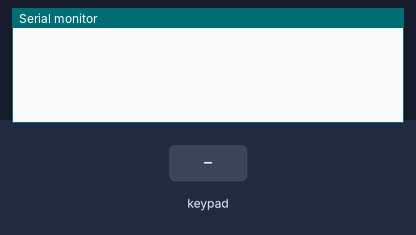
The sketch below on a simulated Arduino Leonardo, built with avr-gcc and run on an emulated ATmega32U4. Shown: the last lines printed to the serial monitor. Inputs (shaded band) come from the test bench.

Above: at 1.2 s.
1.3 s: key '1' pressed
At 2.5 s:
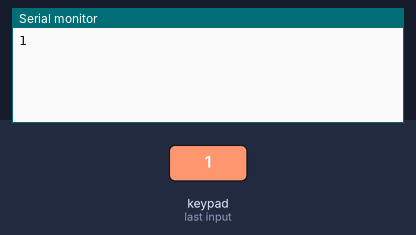
2.8 s: keypad keys 3 4 5 A pressed 0.4 s apart
At 4.4 s:
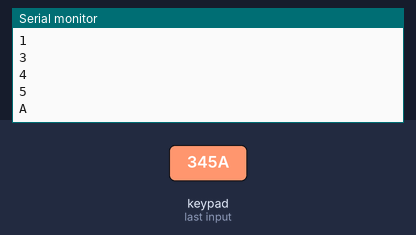
5.9 s: key 'B' pressed
At 7.1 s:
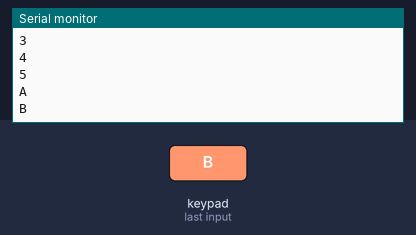
7.4 s: keypad keys 6 7 8 9 pressed 0.4 s apart
At 9.1 s:
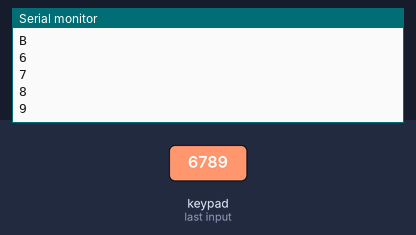
Timing chart, 0 to 10.6 s (numbered marks = the images above; inputs shaded):
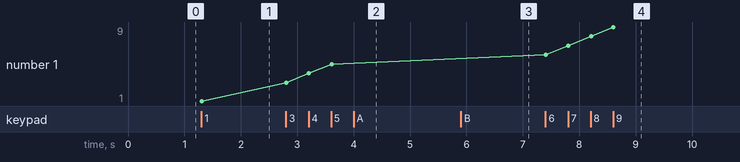

The sketch:

keyboard.2.ino
```cpp
#include <Keyboard.h>
#include <Keypad.h>

const byte ROWS = 3;  //橫的
const byte COLS = 4;  //直的

char keys [ROWS][COLS] = {
  {'1','2','3','4'},
  {'5','6','7','8'},
  {'9','0','A','B'}
} ;
                                 //按鍵對應
/*String keys [ROWS][COLS] = {
{"KEY_F13","KEY_F14","KEY_F15","KEY_F16"},
{"KEY_F17","KEY_F18","KEY_F19","KEY_F20"},
{"KEY_F21","KEY_F22","KEY_F23","KEY_F24"}
} ; */

byte rowPins[ROWS] = {3,4,5};   //定義橫的腳位
byte colPins[COLS] = {6,7,8,9}; //定義直的腳位

Keypad myKeypad = Keypad(makeKeymap(keys), rowPins, colPins, ROWS, COLS);

void setup() {
  Serial.begin(9600);
}


void loop() {

  char key = myKeypad.getKey(); //讀取按鍵的字元

  if (key){  // 若有按鍵被按下
    Serial.println(key);  // 顯示按鍵的字元
    switch (key) {
      case '1': //按下Key1
      Keyboard.press(KEY_F13)  ;
      break;
      case '2': //按下Key2
      Keyboard.press(KEY_F14)  ;
      break;
      case '3': //按下Key3
      Keyboard.press(KEY_F15)  ;
      break;
      case '4': //按下Key4
      Keyboard.press(KEY_F16)  ;
      break;
      case '5': //按下Key5
      Keyboard.press(KEY_F17)  ;
      break;
      case '6': //按下Key6
      Keyboard.press(KEY_F18)  ;
      break;
      case '7': //按下Key7
      Keyboard.press(KEY_F19)  ;
      break;
      case '8': //按下Key8
      Keyboard.press(KEY_F20)  ;
      break;
      case '9': //按下Key9
      Keyboard.press(KEY_F21)  ;
      break;
      case '0': //按下Key10
      Keyboard.press(KEY_F22)  ;
      break;
      case 'A': //按下Key11
      Keyboard.press(KEY_F23)  ;
      break;
      case 'B': //按下Key12
      Keyboard.press(KEY_F24)  ;
      break;
    }
    delay(150); Keyboard.releaseAll(); // 按鍵歸位
    }
  }
```

Measured:
- after the input at 1.3 s, the serial monitor: prints a new line at once (image 1)
- after the input at 2.8 s, the serial monitor: prints a new line at once (image 2)
- after the input at 5.9 s, the serial monitor: prints a new line at once (image 3)
- after the input at 7.4 s, the serial monitor: prints a new line at once (image 4)
- plotted number 1: 1 → 5 after the input at 2.8 s, 5 → 9 after the input at 7.4 s
